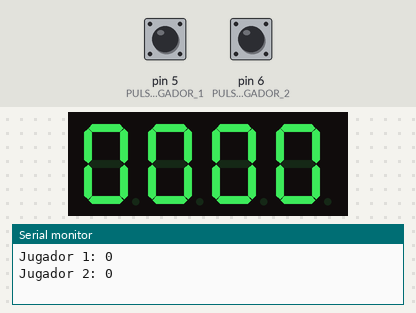
This sketch was run on a simulated Arduino Uno, built with avr-gcc and run on an emulated ATmega328P. On the bench: 4-digit seven-segment display, the last lines printed to the serial monitor. Inputs (shaded band) come from the test bench; at power-on: pin 6 (PULS_JUGADOR_2) HIGH, pin 5 (PULS_JUGADOR_1) LOW.

Above: at 3.2 s.
3.3 s: pin 6 (PULS_JUGADOR_2) pulled LOW for 0.15 s
At 3.7 s:
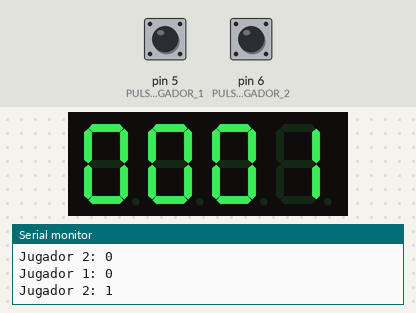
4.9 s: pin 6 (PULS_JUGADOR_2) pulled LOW for 1 s
At 6.1 s:
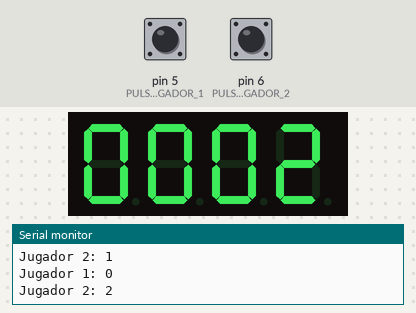
Timing chart, 0 to 7.9 s (numbered marks = the images above; inputs shaded):
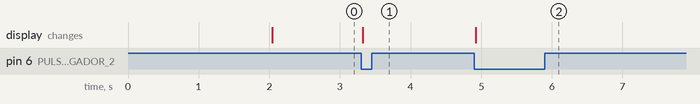

The sketch:

Ejercicio2.ino
```cpp
//Ejercicio 2

#include <TM1637Display.h>  //Importamos la libreria del display

#define CLK 2  //Definimos que la señal de reloj está conectada al pin 2 del arduino
#define DIO 3  //Definimos que la señal de intercambio de datos está conectada al pin 3 del arduino
#define PULS_JUGADOR_1 5 //Definimos que el pulsador del jugador 1 está conectado al pin 5 del arduino
#define PULS_JUGADOR_2 6 //Definimos que el pulsador del jugador 2 está conectado al pin 6 del arduino

int puntosJugador1 = 0; //Variable entera que almacena los puntos del jugador 1
int puntosJugador2 = 0; //Variable entera que almacena los puntos del jugador 2
int timeDelay = 100;    //Variable entera que controla el timepo (en ms) entre pulsada y pulsada

bool antirebote = false;  //Variable entera que controla que no se pulse dos veces el pulsador evitando el rebote

TM1637Display display(CLK, DIO); //Creamos la instancia del display

const uint8_t CERO[] = {
  display.encodeDigit(0),
  display.encodeDigit(0),
  display.encodeDigit(0),
  display.encodeDigit(0)
};

void setup() {
  pinMode(PULS_JUGADOR_1, INPUT); //Configuramos el pulsador del jugador 1 como entrada
  pinMode(PULS_JUGADOR_2, INPUT); //Configuramos el pulsador del jugador 2 como entrada
  Serial.begin(9600); //Inicializamos el monitor serie
  displayInicial(); //Inicializamos el display
  delay(2000); //2 segundos de cooldown
  display.setSegments(CERO); //Imprimimos todo ceros en el display
}

void loop() {
  if (antirebote) {
    delay(timeDelay);
    antirebote = false;
  }
  while (digitalRead(PULS_JUGADOR_1) == LOW && digitalRead(PULS_JUGADOR_2) == LOW); //Generamos una espera activa hasta que pulsemos alguno de los dos pulsadores

  if (digitalRead(PULS_JUGADOR_1) == HIGH) {
    //Verificamos que el pulsador del jugador 1 está pulsado
    puntosJugador1++; //Incrementamos en 1 los puntos del jugador 1
  }
  if (digitalRead(PULS_JUGADOR_2) == HIGH) {
    //Verificamos que el pulsador del jugador 2 está pulsado
    puntosJugador2++; //Incrementamos en 1 los puntos del jugador 2
  }

  while (digitalRead(PULS_JUGADOR_1) == HIGH || digitalRead(PULS_JUGADOR_2) == HIGH);  //Si mantiene presionado despues del puntuaje no sumará, ya que se quedará aqui haciendo espera activa

  displayScores(); //Una vez todo correcto, mostramos la puntuación en el display

  antirebote = true; //Activamos el antirebote para que tenga lugar un breve delay antes de pulsar el pulsador
}

//Función para poner una "pantalla de inicio"
void displayInicial() {
  display.setBrightness(0x0f);
  imrpimePuntuaciones();
  const uint8_t SEG_J1J2[] = {
    SEG_B | SEG_C | SEG_D,                  // J
    display.encodeDigit(1),                 // 1
    SEG_B | SEG_C | SEG_D,                  // J
    display.encodeDigit(2)                  // 2
  };

  display.setSegments(SEG_J1J2);            //Aplicamos los segmentos anteriores al display
}

//Funcion para mostrar la puntuacion de cada jugador en el display
void displayScores() {
  imrpimePuntuaciones();
  const uint8_t SEG_PUNTOS[] = {
    display.encodeDigit(puntosJugador1 / 10),
    display.encodeDigit(puntosJugador1 % 10),
    display.encodeDigit(puntosJugador2 / 10),
    display.encodeDigit(puntosJugador2 % 10)
  };
  display.setSegments(SEG_PUNTOS);          //MAplicamos los segmentos anteriores al display, que, al ser numeros, usando la funcion encodeDigit pone automáticamente los segmentos
}

//Funcion para imprimir la puntuacion de cada jugador en el monitor serie de arduino
void imrpimePuntuaciones() {
  Serial.print("\n");
  Serial.print("Jugador 1: " + puntosJugador1);
  Serial.print(puntosJugador1);
  Serial.print("\n");
  Serial.print("Jugador 2: ");
  Serial.print(puntosJugador2);
  Serial.print("\n");
}
```

Measured:
- after the input at 3.3 s, the display: changes at once (image 1)
- after the input at 4.9 s, the display: changes at once (image 2)
